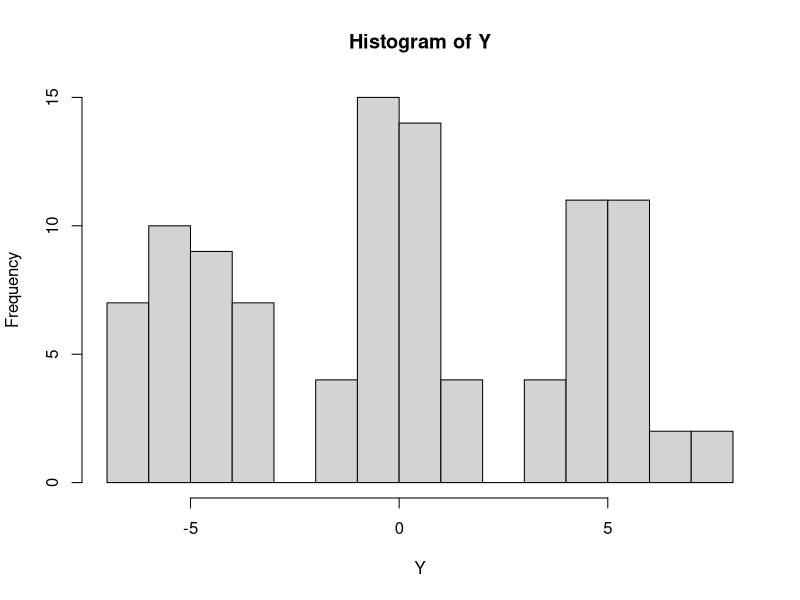

The R source for this figure:
## ---- chunk 1
knitr::opts_chunk$set(echo = TRUE, fig.width=4, fig.height=3, fig.align="center")
set.seed(1)
## ---- chunk 2
n = 100
mu = c(-5, 0, 5)
  
Z = sample(1:3, size=n, replace=TRUE)
Y = rnorm(n, mean=mu[Z], sd=1)

hist(Y, breaks=20)
